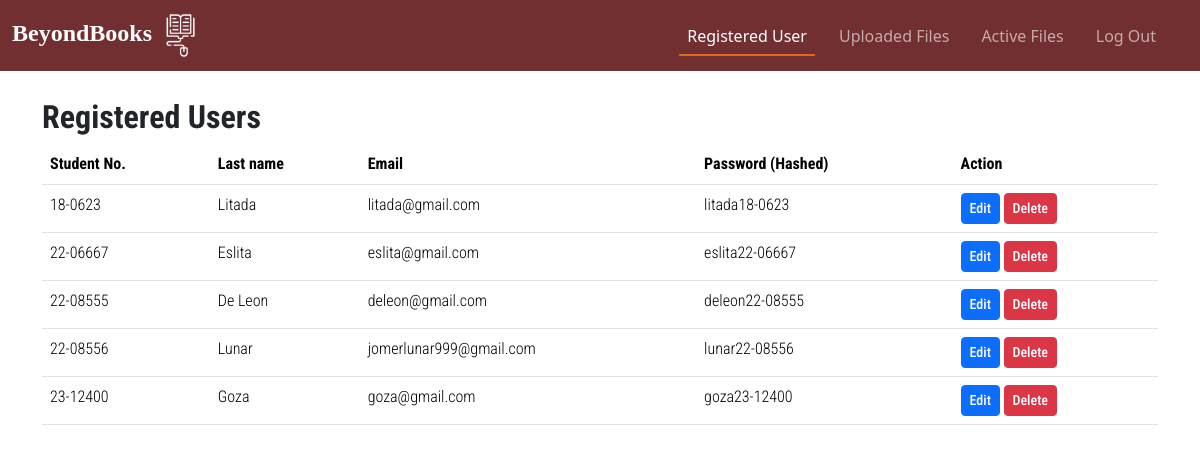
Screenshot of /admin/admin-dshbrd.php with the database file from the repository.
### admin/admin-dshbrd.php (the view, shortened to what this page needs)
<!DOCTYPE html>
<html lang="en">
<head>
  <link href="https://cdn.jsdelivr.net/npm/bootstrap@5.3.3/dist/css/bootstrap.min.css" rel="stylesheet"
>
  <link rel="stylesheet" type="text/css" href="../navbar.css">
  <link rel="stylesheet" type="text/css" href="admin.css">
</head>
<body style="padding-top: 50px;">
  <nav class="navbar navbar-expand-lg fixed-top">
    <div class="container-fluid">
      <a class="navbar-brand" href="admin-dshbrd.php">BeyondBooks <img src="../media/image/dig-book.png"></a>
      <div class="offcanvas offcanvas-end" tabindex="-1" id="offcanvasNavbar" aria-labelledby="offcanvasNavbarLabel">
        <div class="offcanvas-body">
          <ul class="navbar-nav justify-content-end flex-grow-1 pe-3">
            <li class="nav-item">
              <a class="nav-link mx-lg-2 active" aria-current="page" href="admin-dshbrd.php">Registered User</a>
            </li>
            <li class="nav-item">
              <a class="nav-link mx-lg-2" href="admin-uploads.php">Uploaded Files</a>
            </li>
            <li class="nav-item">
              <a class="nav-link mx-lg-2" href="admin-deleteupl.php">Active Files</a>
            </li>
            <li class="nav-item">
              <a class="nav-link mx-lg-2" href="#" data-bs-toggle="modal" data-bs-target="#logout-modal" id="btn-logout">Log Out</a>
            </li>
          </ul>
        </div>
      </div>
    </div>
  </nav>
<div class="container my-5">
    <h2>Registered Users</h2>
    <table class="table">
    <thead>
        <tr>
            <th>Student No.</th>
            <th>Last name</th>
            <th>Email</th>
            <th>Password (Hashed)</th>
            <th>Action</th>
        </tr>
    </thead>
    <tbody>
        <?php
        $conn = mysqli_connect("sql302.infinityfree.com", "if0_36713719", "O0L1QO1yuEsd", "if0_36713719_db_beyond_books");
        $sql = "SELECT * FROM `registered-user` ";
        $result = $conn->query($sql);
        while ($row = $result->fetch_assoc()) {
            echo "<tr>
            <td>$row[studentnum]</td>
            <td>$row[lastname]</td>
            <td>$row[email]</td>
            <td>$row[pass]</td>
            <td><a class='btn btn-primary btn-sm' href='admin-edit.php?studentnum=$row[studentnum]'>Edit</a>
             <a class='btn btn-danger btn-sm' data-bs-toggle='modal' data-bs-target='#delete-modal' data-studentnum='$row[studentnum]'>Delete</a></td>
          </tr>";
        }
       ?>
    </tbody>
</table>
</div>
</body>
</html>

### navbar.css (style rules this page uses)
.navbar, .offcanvas { background-color: #712F31; }
.navbar-brand img { height: 45px; width: 45px; }
.nav-link { color: #ffffff98; font-weight: 500; position: relative; }
.navbar-nav .nav-link.active, .navbar-nav .nav-link.show { color: #fff; }
@media (min-width: 991px) { .nav-link::before { content: ""; position: absolute; bottom: 0; left: 50%; transform: translateX(-50%); width: 0; height: 2px; background-color: #DD6B14 ; visibility: hidden; transition: 0.2s ease-in-out; } }
@media (min-width: 991px) { .nav-link:hover::before, .nav-link.active::before { width: 100%; visibility: visible; } }
.navbar-brand { color: #fff; font-weight: 500; font-size: 24px; font-family: "Domine", serif; font-optical-sizing: auto; font-weight: 700; font-style: normal; }

### admin/admin.css (style rules this page uses)
table { font-family: "Roboto Condensed", sans-serif; font-optical-sizing: auto; font-weight: 300; font-style: normal; }
.btn { font-weight: 500; }
.container { font-family: "Roboto Condensed", sans-serif; font-optical-sizing: auto; font-weight: 300; font-style: normal; }
.container h2 { font-weight: 700; }

### rows the page displays
registered-user: studentnum "18-0623", lastname "Litada", email "litada@gmail.com", pass "litada18-0623"
registered-user: studentnum "22-06667", lastname "Eslita", email "eslita@gmail.com", pass "eslita22-06667"
registered-user: studentnum "22-08555", lastname "De Leon", email "deleon@gmail.com", pass "deleon22-08555"
registered-user: studentnum "22-08556", lastname "Lunar", email "jomerlunar999@gmail.com", pass "lunar22-08556"
registered-user: studentnum "23-12400", lastname "Goza", email "goza@gmail.com", pass "goza23-12400"
